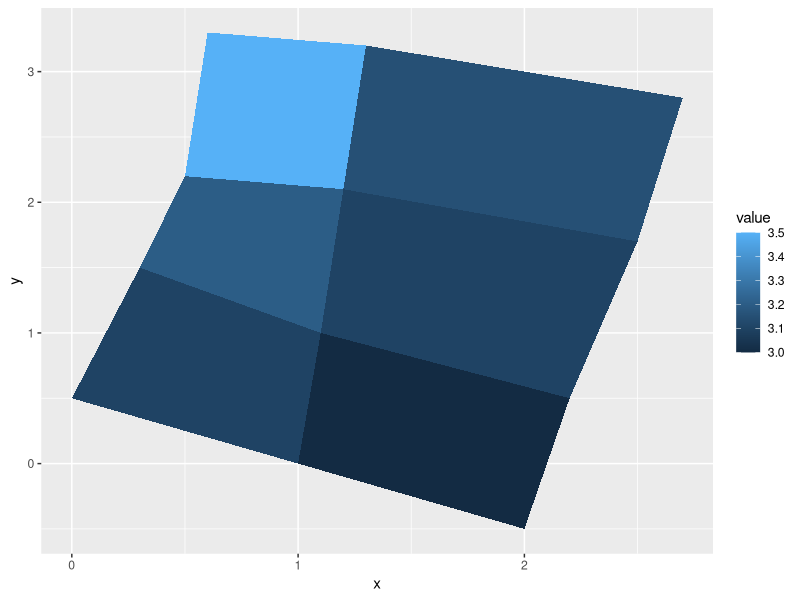
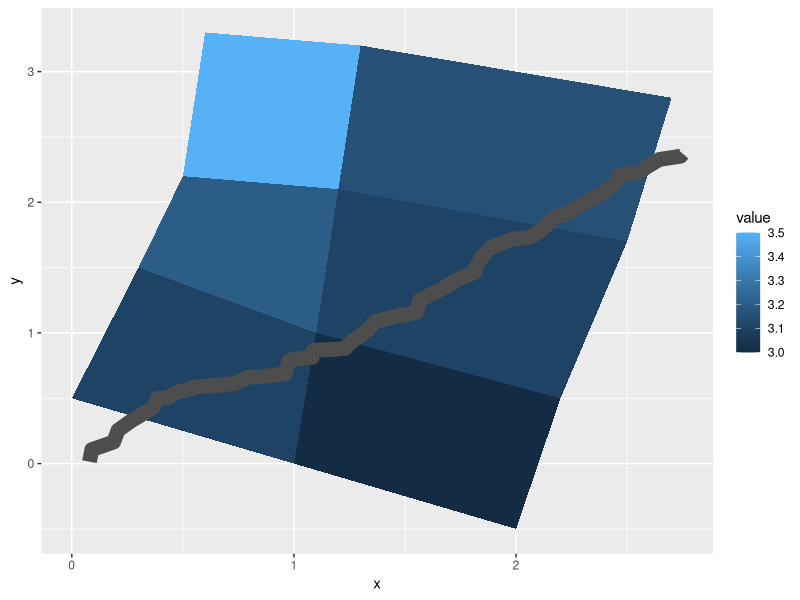

Source code (R) for these figures, in order:
library(ggplot2)


### Name: geom_polygon
### Title: Polygons
### Aliases: geom_polygon

### ** Examples

# When using geom_polygon, you will typically need two data frames:
# one contains the coordinates of each polygon (positions),  and the
# other the values associated with each polygon (values).  An id
# variable links the two together

ids <- factor(c("1.1", "2.1", "1.2", "2.2", "1.3", "2.3"))

values <- data.frame(
  id = ids,
  value = c(3, 3.1, 3.1, 3.2, 3.15, 3.5)
)

positions <- data.frame(
  id = rep(ids, each = 4),
  x = c(2, 1, 1.1, 2.2, 1, 0, 0.3, 1.1, 2.2, 1.1, 1.2, 2.5, 1.1, 0.3,
  0.5, 1.2, 2.5, 1.2, 1.3, 2.7, 1.2, 0.5, 0.6, 1.3),
  y = c(-0.5, 0, 1, 0.5, 0, 0.5, 1.5, 1, 0.5, 1, 2.1, 1.7, 1, 1.5,
  2.2, 2.1, 1.7, 2.1, 3.2, 2.8, 2.1, 2.2, 3.3, 3.2)
)

# Currently we need to manually merge the two together
datapoly <- merge(values, positions, by = c("id"))

p <- ggplot(datapoly, aes(x = x, y = y)) +
  geom_polygon(aes(fill = value, group = id))
p

# Which seems like a lot of work, but then it's easy to add on
# other features in this coordinate system, e.g.:

stream <- data.frame(
  x = cumsum(runif(50, max = 0.1)),
  y = cumsum(runif(50,max = 0.1))
)

p + geom_line(data = stream, colour = "grey30", size = 5)

# And if the positions are in longitude and latitude, you can use
# coord_map to produce different map projections.
